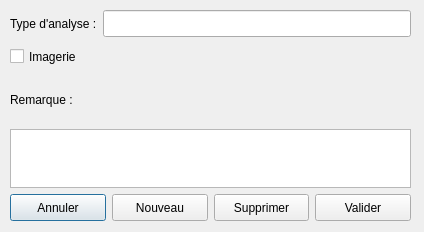
<?xml version="1.0" encoding="UTF-8"?>
<ui version="4.0">
 <class>DialogTypeAnalyse</class>
 <widget class="QDialog" name="DialogTypeAnalyse">
  <property name="geometry">
   <rect>
    <x>0</x>
    <y>0</y>
    <width>424</width>
    <height>232</height>
   </rect>
  </property>
  <property name="windowTitle">
   <string>Dialog</string>
  </property>
  <widget class="QWidget" name="">
   <property name="geometry">
    <rect>
     <x>10</x>
     <y>10</y>
     <width>401</width>
     <height>211</height>
    </rect>
   </property>
   <layout class="QVBoxLayout" name="verticalLayout_main">
    <item>
     <layout class="QVBoxLayout" name="verticalLayout">
      <item>
       <layout class="QHBoxLayout" name="horizontalLayout">
        <item>
         <widget class="QLabel" name="label">
          <property name="text">
           <string>Type d'analyse :</string>
          </property>
          <property name="buddy">
           <cstring>lineEdit_Libele</cstring>
          </property>
         </widget>
        </item>
        <item>
         <widget class="QLineEdit" name="lineEdit_Libele">
          <property name="minimumSize">
           <size>
            <width>0</width>
            <height>27</height>
           </size>
          </property>
          <property name="maxLength">
           <number>60</number>
          </property>
         </widget>
        </item>
       </layout>
      </item>
      <item>
       <layout class="QHBoxLayout" name="horizontalLayout_2">
        <item>
         <widget class="QCheckBox" name="checkBox_isImage">
          <property name="minimumSize">
           <size>
            <width>0</width>
            <height>27</height>
           </size>
          </property>
          <property name="text">
           <string>Imagerie</string>
          </property>
         </widget>
        </item>
        <item>
         <spacer name="horizontalSpacer">
          <property name="orientation">
           <enum>Qt::Horizontal</enum>
          </property>
          <property name="sizeHint" stdset="0">
           <size>
            <width>40</width>
            <height>20</height>
           </size>
          </property>
         </spacer>
        </item>
       </layout>
      </item>
      <item>
       <layout class="QHBoxLayout" name="horizontalLayout_3">
        <item>
         <widget class="QLabel" name="label_2">
          <property name="text">
           <string>Remarque :</string>
          </property>
          <property name="buddy">
           <cstring>plainTextEdit_Remarque</cstring>
          </property>
         </widget>
        </item>
        <item>
         <spacer name="horizontalSpacer_2">
          <property name="orientation">
           <enum>Qt::Horizontal</enum>
          </property>
          <property name="sizeHint" stdset="0">
           <size>
            <width>40</width>
            <height>20</height>
           </size>
          </property>
         </spacer>
        </item>
       </layout>
      </item>
     </layout>
    </item>
    <item>
     <widget class="QPlainTextEdit" name="plainTextEdit_Remarque">
      <property name="maximumSize">
       <size>
        <width>16777215</width>
        <height>59</height>
       </size>
      </property>
     </widget>
    </item>
    <item>
     <layout class="QHBoxLayout" name="horizontalLayout_5">
      <item>
       <widget class="QPushButton" name="pushButton_Cancel">
        <property name="minimumSize">
         <size>
          <width>0</width>
          <height>27</height>
         </size>
        </property>
        <property name="text">
         <string>Annuler</string>
        </property>
       </widget>
      </item>
      <item>
       <widget class="QPushButton" name="pushButton_Add">
        <property name="minimumSize">
         <size>
          <width>0</width>
          <height>27</height>
         </size>
        </property>
        <property name="text">
         <string>Nouveau</string>
        </property>
       </widget>
      </item>
      <item>
       <widget class="QPushButton" name="pushButton_Delete">
        <property name="minimumSize">
         <size>
          <width>0</width>
          <height>27</height>
         </size>
        </property>
        <property name="text">
         <string>Supprimer</string>
        </property>
       </widget>
      </item>
      <item>
       <widget class="QPushButton" name="pushButton_Valid">
        <property name="minimumSize">
         <size>
          <width>0</width>
          <height>27</height>
         </size>
        </property>
        <property name="text">
         <string>Valider</string>
        </property>
       </widget>
      </item>
     </layout>
    </item>
   </layout>
  </widget>
 </widget>
 <resources/>
 <connections/>
</ui>
